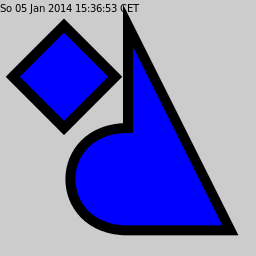

Here is the Julia script that generated this plot:
## header to provide surface and context
using Cairo
c = CairoRGBSurface(256,256);
cr = CairoContext(c);

save(cr);
set_source_rgb(cr,0.8,0.8,0.8);    # light gray
rectangle(cr,0.0,0.0,256.0,256.0); # background
fill(cr);
restore(cr);

save(cr);
## original example, following here
move_to (cr, 128.0, 25.6);
line_to (cr, 230.4, 230.4);
rel_line_to (cr, -102.4, 0.0);
curve_to (cr, 51.2, 230.4, 51.2, 128.0, 128.0, 128.0);
close_path (cr);

move_to (cr, 64.0, 25.6);
rel_line_to (cr, 51.2, 51.2);
rel_line_to (cr, -51.2, 51.2);
rel_line_to (cr, -51.2, -51.2);
close_path (cr);

set_line_width (cr, 10.0);
set_source_rgb (cr, 0, 0, 1);
fill_preserve (cr);
set_source_rgb (cr, 0, 0, 0);
stroke (cr);

## mark picture with current date
restore(cr);
move_to(cr,0.0,12.0);
set_source_rgb (cr, 0,0,0);
show_text(cr,strftime(time()));
write_to_png(c,"sample_fill_and_stroke2.png");
